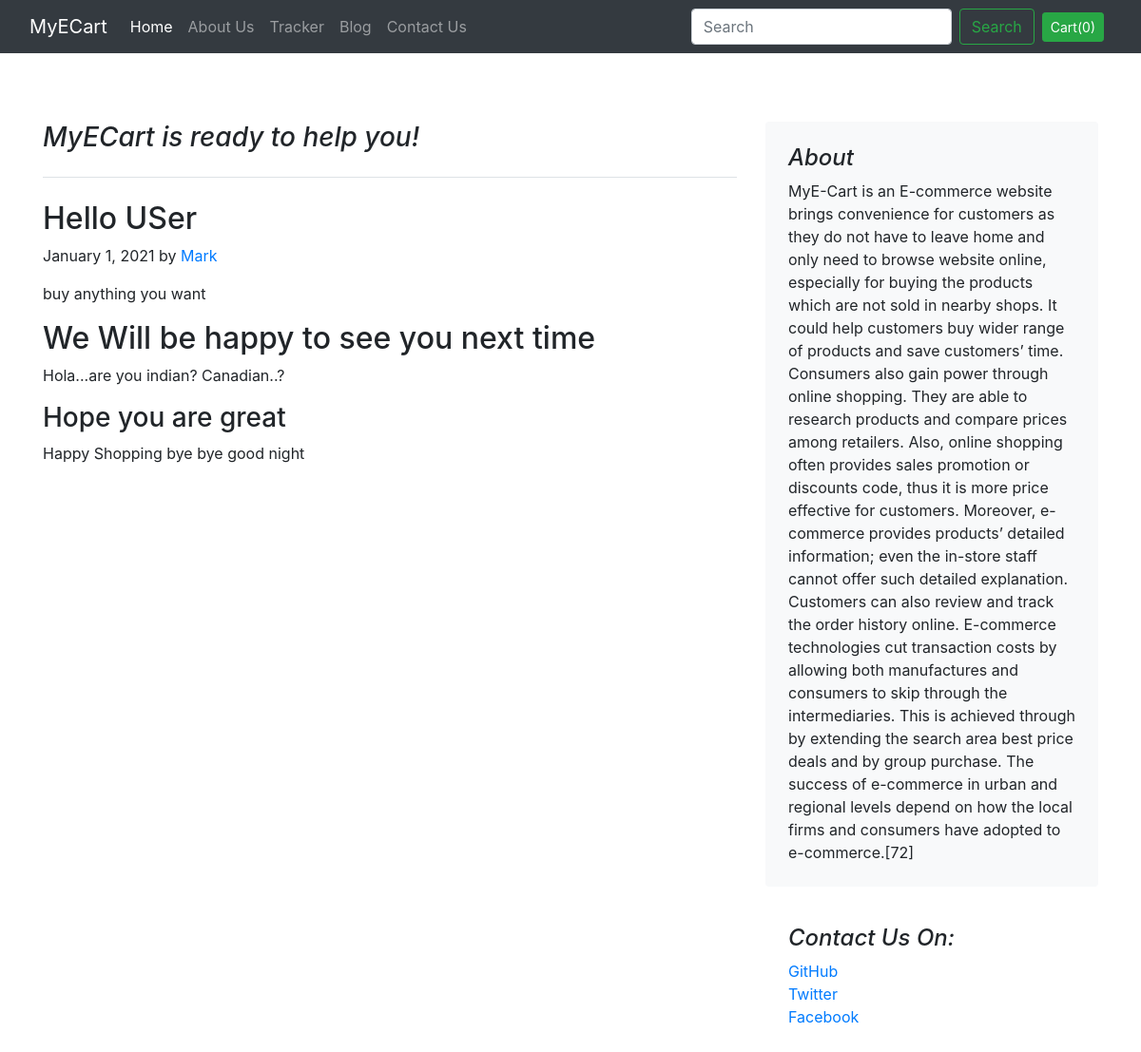
The page /blog/blogpost/1 on the database its author committed.
### blog/models.py (models this page shows)
class Blogpost(models.Model):
    post_id = models.AutoField(primary_key=True)
    title = models.CharField(max_length=50)
    head0=models.CharField(max_length=500,default="")
    chead0=models.CharField(max_length=5000,default="")
    head1=models.CharField(max_length=500,default="")
    chead1=models.CharField(max_length=5000,default="")
    head2=models.CharField(max_length=500,default="")
    chead2=models.CharField(max_length=5000,default="")
    pub_date = models.DateField()
    Thumbnail=models.ImageField(upload_to='shop/images',default="")
    def __str__(self):
        return self.title

### blog/views.py (the view)
# urls.py: path("blogpost/<int:id>",views.blogpost,name="blogPost")
def blogpost(request,id):
    post = Blogpost.objects.filter(post_id=id)[0]
    print(post)
    return render(request,'blog/blogpost.html',{'post':post})

### blog/templates/blog/blogpost.html (shortened to what this page needs)
{% extends 'blog/basic.html' %}
{% block body %}
<div class="container mt-3">
<div class="row g-5 my-4">
    <div class="col-md-8">
      <h3 class="pb-4 mb-4 fst-italic border-bottom">
      {{post.title}}
      </h3>
      <article class="blog-post">
        <h2 class="blog-post-title">{{post.head0}}</h2>
        <p class="blog-post-meta">January 1, 2021 by <a href="#">Mark</a></p>
        <p>{{post.chead0}}</p>
        <h2>{{post.head1}}</h2>
        <p>{{post.chead1}}</p>
        <h3>{{post.head2}}</h3>
        <p>{{post.chead2}}</p>
      </article>
    </div>
    <div class="col-md-4">
      <div class="position-sticky" style="top: 2rem;">
        <div class="p-4 mb-3 bg-light rounded">
          <h4 class="fst-italic">About</h4>
          <p class="mb-0">MyE-Cart is an E-commerce website brings convenience for customers as they do not have to leave home and only need to browse website online, especially for buying the products which are not sold in nearby shops. It could help customers buy wider range of products and save customers’ time. Consumers also gain power through online shopping. They are able to research products and compare prices among retailers. Also, online shopping often provides sales promotion or discounts code, thus it is more price effective for customers. Moreover, e-commerce provides products’ detailed information; even the in-store staff cannot offer such detailed explanation. Customers can also review and track the order history online.
E-commerce technologies cut transaction costs by allowing both manufactures and consumers to skip through the intermediaries. This is achieved through by extending the search area best price deals and by group purchase. The success of e-commerce in urban and regional levels depend on how the local firms and consumers have adopted to e-commerce.[72]
</div>
        <div class="p-4">
          <h4 class="fst-italic">Contact Us On:</h4>
          <ol class="list-unstyled">
            <li><a href="#">GitHub</a></li>
            <li><a href="#">Twitter</a></li>
            <li><a href="#">Facebook</a></li>
          </ol>
        </div>
      </div>
    </div>
  </div>
</div>
{% endblock %}

### rows shown on the page
Blogpost: title "MyECart is ready to help you!", head0 "Hello USer", chead0 "buy anything you want", head1 "We Will be happy to see you next time", chead1 "Hola...are you indian? Canadian..?", head2 "Hope you are great", chead2 "Happy Shopping bye bye good night"
